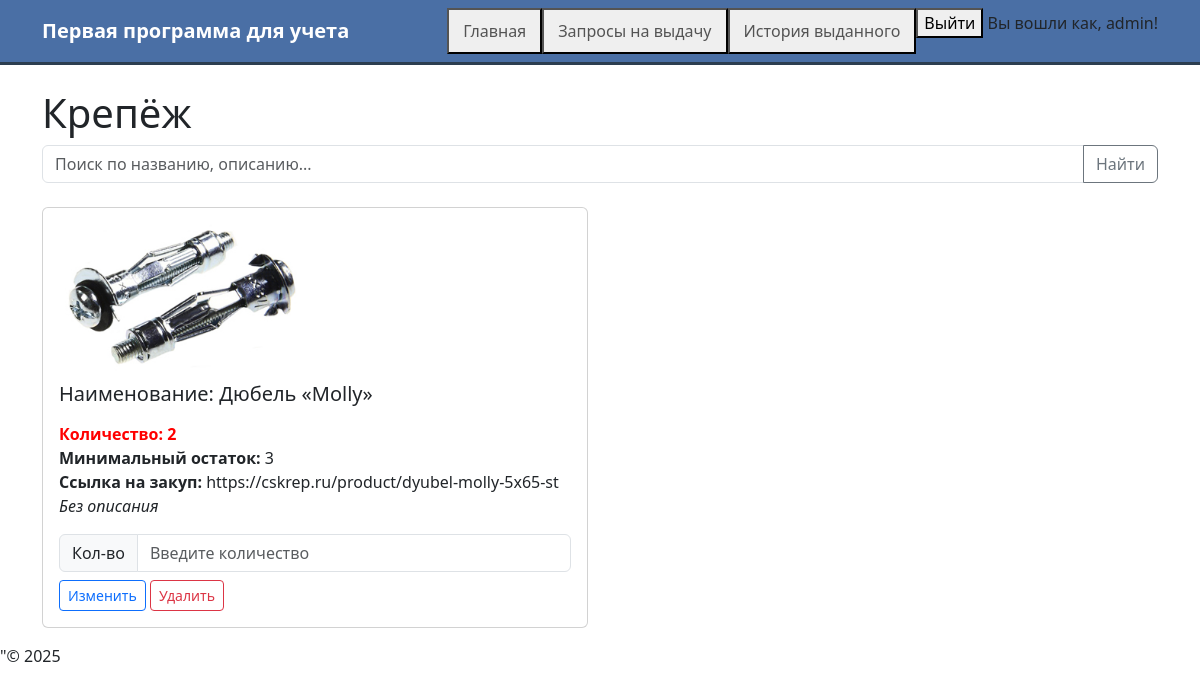
/fasteners/ (signed in), run on an earlier commit of the app's database.
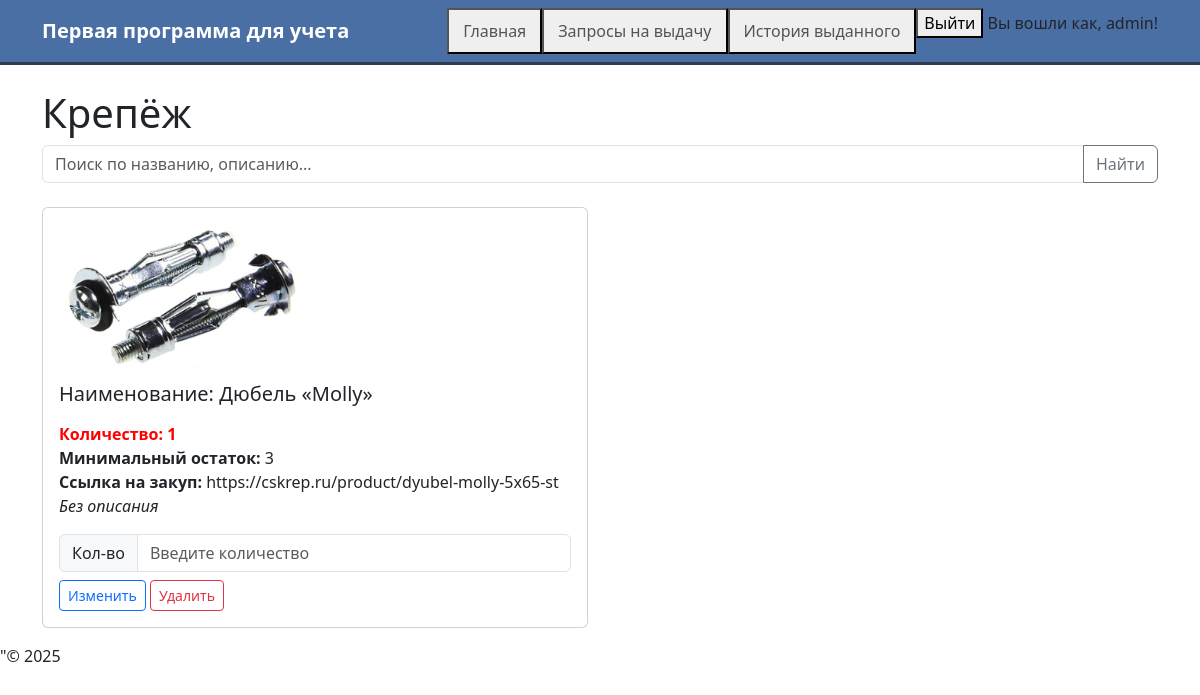
And on a later commit of the database.
### inventory/models.py (models this page shows, shortened)
class Fasteners(models.Model):
    name=models.CharField("Наименование",max_length=100)
    quantity=models.PositiveIntegerField("Количество")
    min_quantity=models.PositiveIntegerField("Минимальный остаток")
    link=models.URLField("Ссылка на закуп")
    image = models.ImageField("Картинка", upload_to='fasteners/', blank=True, null=True)
    description = models.TextField(blank=True, null=True)
    class Meta:
        verbose_name = "Крепёж"
        verbose_name_plural="Крепежи"
        ordering = ['name']

### inventory/views.py (the view)
# urls.py: path('fasteners/', views.fasteners, name="fasteners_list"),
@login_required
def fasteners(request):
    query = request.GET.get('q', '').strip()
    if query:
        items = Fasteners.objects.filter(
            Q(name__icontains=query) |
            Q(description__icontains=query)
        ).order_by('name')
    else:
        items = Fasteners.objects.all().order_by('name')
    context = {
        'items': items,  # Передаём список как 'items'
        'query': query,
        "current_date": datetime.now().strftime("%d.%m.%Y")
    }
    return render(request, "inventory/fastener_list.html", context)

### inventory/templates/inventory/fastener_list.html (shortened to what this page needs)
{% extends "inventory/base.html" %}
{% block content %}
<h1>Крепёж</h1>
<form method="get" class="mb-4">
  <div class="input-group">
    <input type="text" name="q" value="{{ request.GET.q }}"
           class="form-control" placeholder="Поиск по названию, описанию...">
    <button class="btn btn-outline-secondary" type="submit"> Найти</button>
  </div>
</form>
{% if items %}
  <div class="row">
    {% for item in items %}
      <div class="col-md-6 mb-3">
        <div class="card">
          <div class="card-body">
          {% if item.image %}
            <a href="#" onclick="openModal('{{ item.image.url }}', '{{ item.name }}'); return false;">
              <img src="{{ item.image.url }}" class="img-fluid rounded mb-2" alt="{{ item.name }}" style="max-height: 150px; object-fit: contain; cursor: zoom-in;">
            </a>
          {% else %}
            <div class="text-muted mb-2">📷 Без изображения</div>
          {% endif %}
            <h5 class="card-title">Наименование: {{ item.name }}</h5>
            <p class="card-text">
              <p class="card-text">
              <strong>
                <span {% if item.quantity <= item.min_quantity %}style="color: red; font-weight: bold;"{% endif %}>
                  Количество:
                </span>
              </strong>
              <span {% if item.quantity <= item.min_quantity %}style="color: red; font-weight: bold;"{% endif %}>
                {{ item.quantity }}
              </span>
              <br>
              <strong>Минимальный остаток:</strong> {{ item.min_quantity}}<br>
              <strong>Ссылка на закуп:</strong> {{ item.link }}<br>
              {% if item.description %}
                <strong>Описание:</strong> {{ item.description }}
              {% else %}
                <em>Без описания</em>
              {% endif %}
            </p>
            <form method="post" action="{% url 'create_request_fasteners' item.pk %}?next={{ request.get_full_path|urlencode }}">
              <div class="input-group mb-2">
                <label class="input-group-text" for="quantity_{{ item.pk }}">Кол-во</label>
                <input type="number" name="quantity" min="1" max="{{ item.quantity }}" id="quantity_{{ item.pk }}" class="form-control" placeholder="Введите количество">
              </div>
            </form>
            {% if user.is_staff %}
            <div class="mt-2">
              <a href="{% url 'edit_fasteners' item.pk %}" class="btn btn-sm btn-outline-primary">Изменить</a>
              <a href="{% url 'delete_fasteners' item.pk %}" class="btn btn-sm btn-outline-danger">Удалить</a>
            </div>
            {% endif %}
          </div>
        </div>
      </div>
    {% endfor %}
  </div>
{% endif %}
{% endblock %}

What changed in the data, as far as the page shows it:
changed Fasteners "Дюбель «Molly»": quantity "2" → "1"
